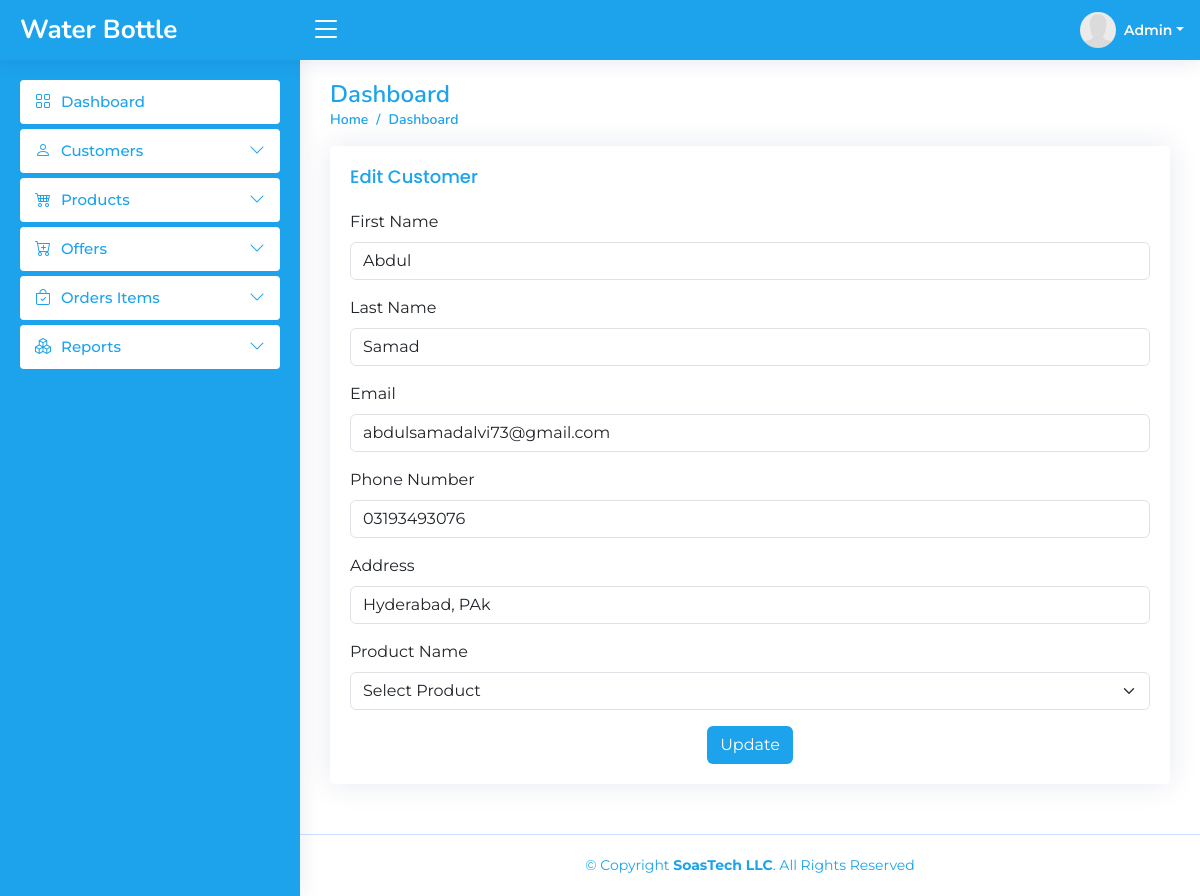
The page /Dashboard/editcustomer.php?customer_id=1 (signed in) on the database its author committed.
### tables this page shows
CREATE TABLE `customers` (
  `customer_id` int(11) NOT NULL,
  `firstname` varchar(50) NOT NULL,
  `lastname` varchar(50) NOT NULL,
  `email` varchar(50) NOT NULL,
  `phone_number` text NOT NULL,
  `address` varchar(50) NOT NULL,
  `product_id` int(11) DEFAULT NULL
);

### Dashboard/editcustomer.php (the view, shortened to what this page needs)
<?php
include("../conn.php");
if(isset($_SESSION['admin']))
{
  $id=$_GET['customer_id'];
  $sel="SELECT * FROM `customers` WHERE customer_id='$id'";
  $res=mysqli_query($conn,$sel);
  $row=mysqli_fetch_array($res);
?>
<!DOCTYPE html>
<html lang="en">
<head>
  <link href="assets/vendor/bootstrap/css/bootstrap.min.css" rel="stylesheet">
  <link href="assets/vendor/bootstrap-icons/bootstrap-icons.css" rel="stylesheet">
  <link href="assets/vendor/boxicons/css/boxicons.min.css" rel="stylesheet">
  <link href="assets/vendor/quill/quill.snow.css" rel="stylesheet">
  <link href="assets/vendor/quill/quill.bubble.css" rel="stylesheet">
  <link href="assets/vendor/remixicon/remixicon.css" rel="stylesheet">
  <link href="assets/vendor/simple-datatables/style.css" rel="stylesheet">
  <link href="assets/css/style.css" rel="stylesheet">
</head>
<body>
 <?php
  include('./header.php');
  ?>
  <?php
  include('./sidebar.php');
  ?>
  <main id="main" class="main">
    <div class="pagetitle">
      <h1>Dashboard</h1>
      <nav>
        <ol class="breadcrumb">
          <li class="breadcrumb-item"><a href="index.php">Home</a></li>
          <li class="breadcrumb-item active">Dashboard</li>
        </ol>
      </nav>
    </div>
    <div class="col-lg-12">
        <div class="card">
          <div class="card-body">
            <h5 class="card-title">Edit Customer</h5>
            <form class="row g-3" action="#" method="POST" enctype="multipart/form-data">
              <div class="col-12">
                <label for="fname" class="form-label">First Name</label>
                <input type="text" class="form-control" id="fname" name="firstname" value="<?php echo $row['firstname']?>">
              </div>
              <div class="col-12">
                <label for="lastname" class="form-label">Last Name</label>
                <input type="text" class="form-control" id="lastname" name="lastname" value="<?php echo $row['lastname']?>">
              </div>
              <div class="col-12">
                <label for="email" class="form-label">Email</label>
                <input type="email" class="form-control" id="email" name="email" value="<?php echo $row['email']?>">
              </div>
              <div class="col-12">
                <label for="phone_number" class="form-label">Phone Number</label>
                <input type="number" class="form-control" id="phone_number" name="phone_number" value="<?php echo $row['phone_number']?>">
              </div>
              <div class="col-12">
                <label for="address" class="form-label">Address</label>
                <input type="text" class="form-control" id="address" name="address" value="<?php echo $row['address']?>">
              </div>
              <div class="col-12">
                <label for="product" class="form-label">Product Name</label>
                <select name="product_id" id="product_id" class="form-select">
                  <option selected disabled>Select Product</option>
                </select>
              </div>
              <div class="text-center">
                <button type="submit" name="submit" class="btn samad-btn-color">Update</button>
              </div>
            </form>
          </div>
        </div>
      </div>
  </main>
  <?php
  include('./footer.php');
  ?>
</body>
</html>
<?php
    }else{
      header("location:../admin.php");
    }
?>

### Dashboard/assets/css/style.css (style rules this page uses)
:root { scroll-behavior: smooth; }
body { font-family: "Montserrat", sans-serif; }
a { color: #1CA3EC; text-decoration: none; }
h1, h2, h3, h4, h5, h6 { font-family: "Nunito", sans-serif; }
#main { margin-top: 60px; padding: 20px 30px; transition: all 0.3s; }
.pagetitle { margin-bottom: 10px; }
.pagetitle h1 { font-size: 24px; margin-bottom: 0; font-weight: 600; color: #1CA3EC; }
.samad-btn-color { color: white; background-color: #1CA3EC; }
.card { margin-bottom: 30px; border: none; border-radius: 5px; box-shadow: 0px 0 30px rgba(1, 41, 112, 0.1); }
.card-title { padding: 20px 0 15px 0; font-size: 18px; font-weight: 500; color: #1CA3EC; font-family: "Poppins", sans-serif; }
.card-body { padding: 0 20px 20px 20px; width: 100%; overflow-x: auto; }
.breadcrumb { font-size: 14px; font-family: "Nunito", sans-serif; color: #1CA3EC; font-weight: 600; }
.breadcrumb a { color: #1CA3EC; transition: 0.3s; }
.breadcrumb .breadcrumb-item::before { color: #1CA3EC; }
.breadcrumb .active { color: #1CA3EC; font-weight: 600; }
@media (min-width: 1200px) { #main, #footer { margin-left: 300px; } }

### rows shown on the page
customers: firstname "Abdul", lastname "Samad", email "abdulsamadalvi73@gmail.com", phone_number "03193493076", address "Hyderabad, PAk"
